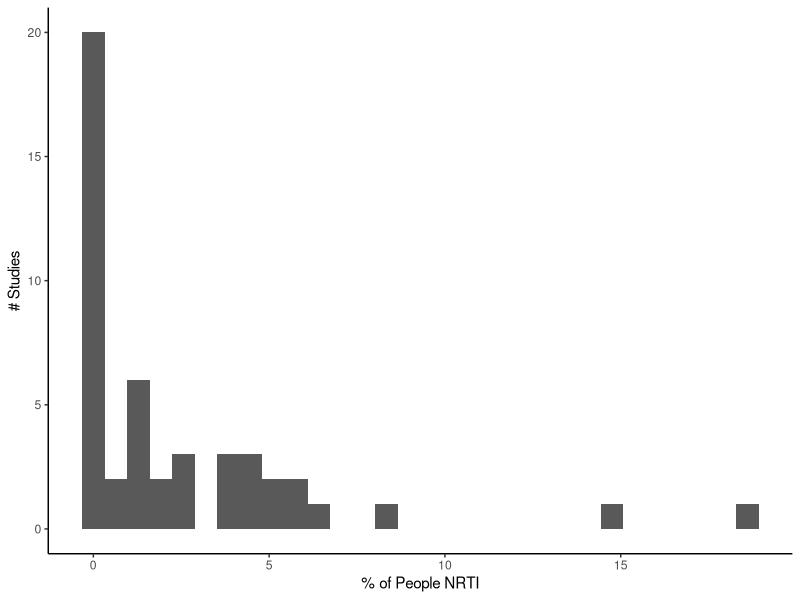
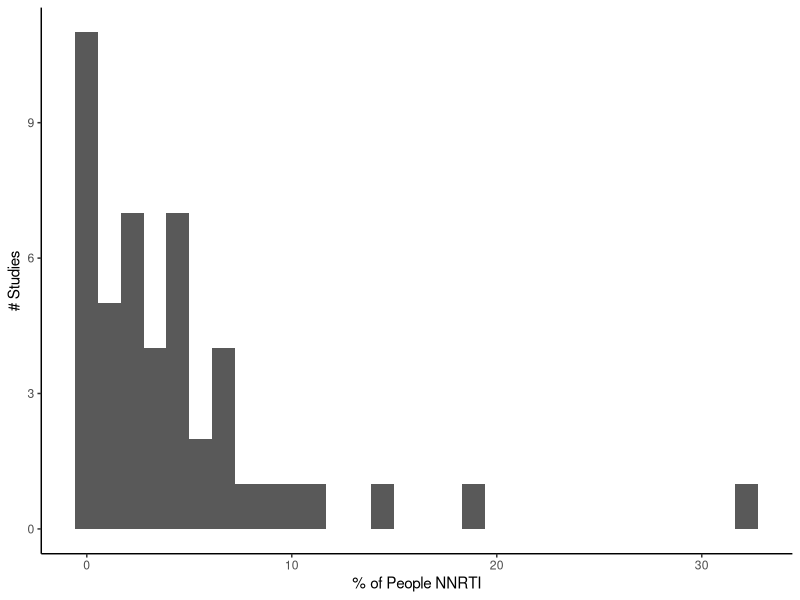
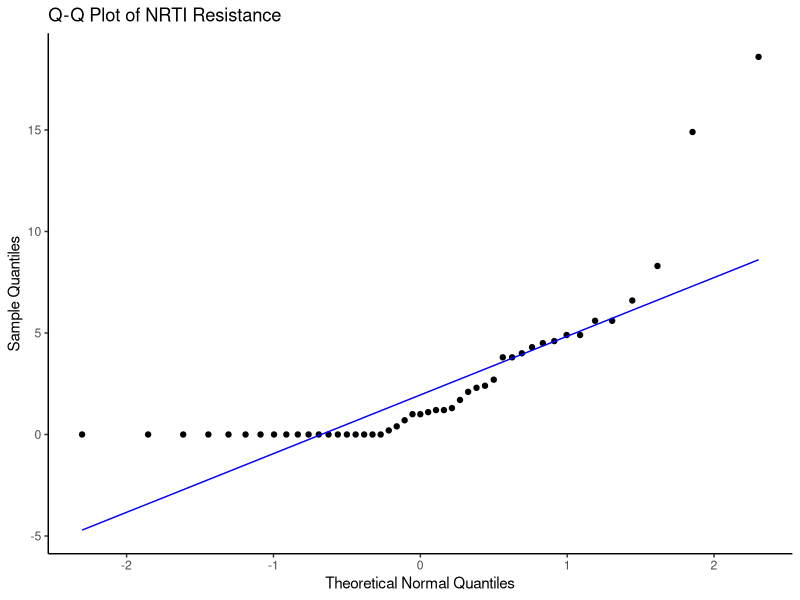
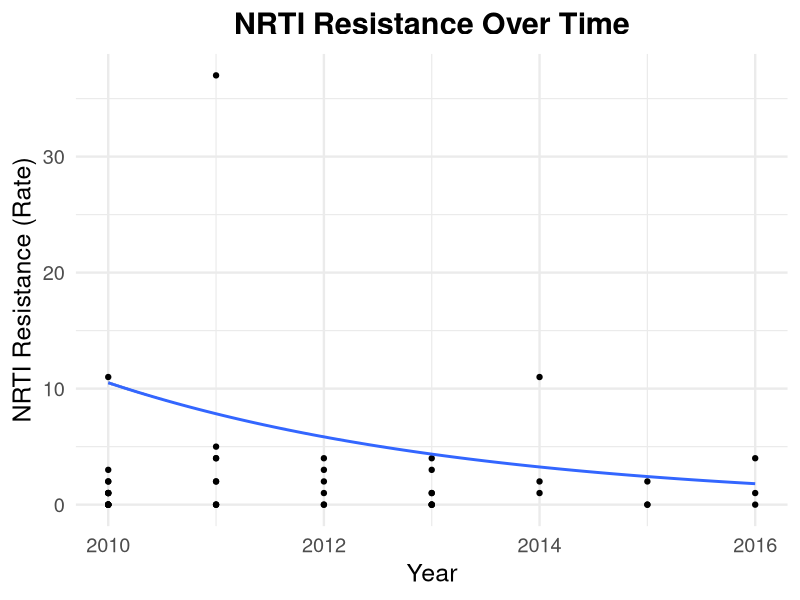
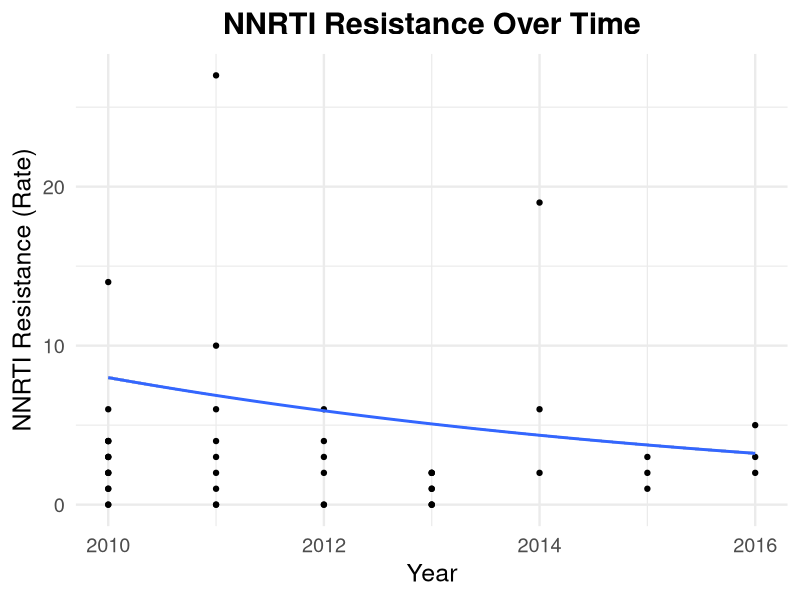
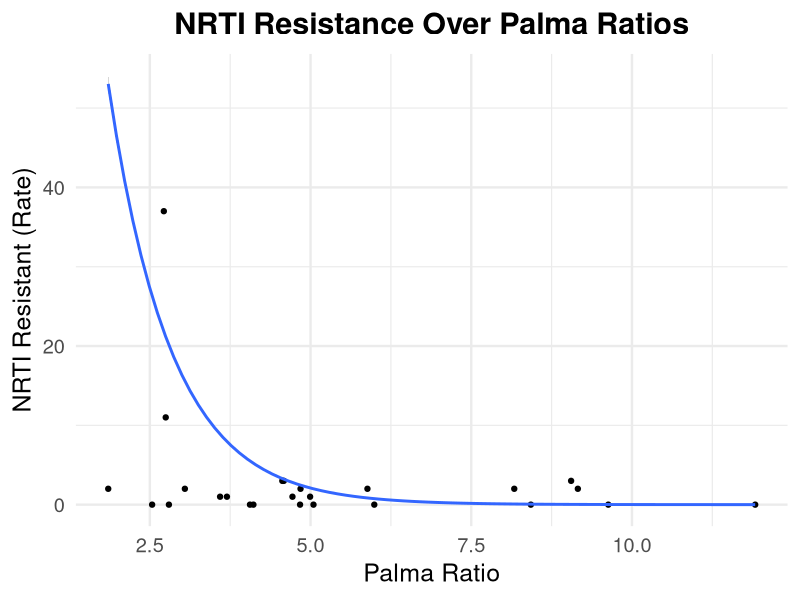
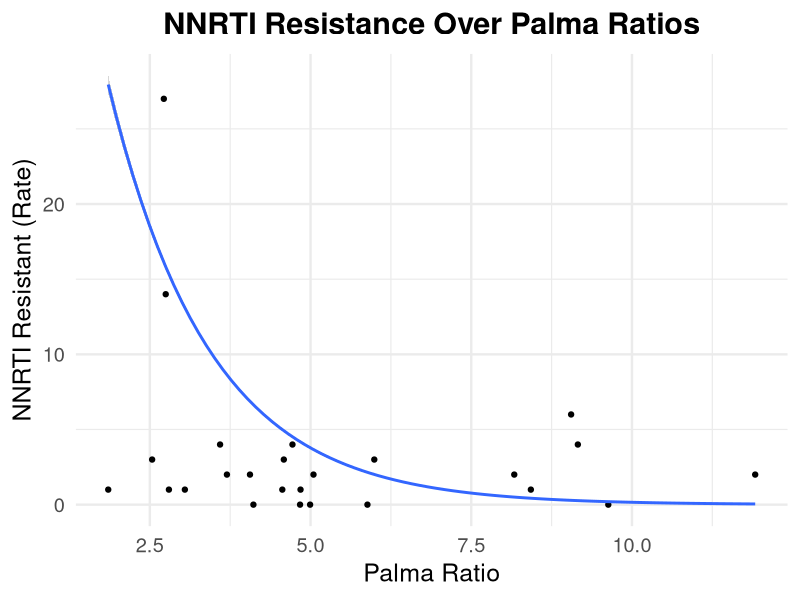

Write R code to recreate these figures, in order.
## ---- chunk 1
library(tidyverse)
resistance <- read.csv("../data/processed/Total_Resistance.csv")
country_resistance <- read.csv("../data/processed/Country_Avg_Resistance.csv")
## ---- chunk 2
resistance %>%
  ggplot(aes(x = NRTI)) +
  geom_histogram() +
  labs(
    x = "% of People NRTI",
    y = "# Studies"
  ) +
  theme_classic()
  resistance %>%
  ggplot(aes(x = NNRTI)) +
  geom_histogram() +
  labs(
    x = "% of People NNRTI",
    y = "# Studies"
  ) +
  theme_classic()
## ---- chunk 3
ggplot(resistance, aes(sample = NRTI)) +
  stat_qq() +
  geom_qq_line(col = "blue") +
  labs(title = "Q-Q Plot of NRTI Resistance", x = "Theoretical Normal Quantiles", y = "Sample Quantiles") +
  theme_classic()
## ---- chunk 4

ggplot(resistance, aes(x = Period, y = Num.NRTI)) +
  geom_point() +
  geom_smooth(
    method = "glm",
    method.args = list(family = poisson(link = "log")),
    formula = y ~ x,
    aes(weight = Num.People),   # accounts for study size
    se = TRUE
  ) +
  labs(
    title = "NRTI Resistance Over Time",
    x = "Year",
    y = "NRTI Resistance (Rate)"
  ) +
  theme_minimal(base_size = 18) +
  theme(
    plot.title = element_text(size = 22, face = "bold", hjust = 0.5)
  )
## ---- chunk 5
ggplot(resistance, aes(x = Period, y = Num.NNRTI)) +
  geom_point() +
  geom_smooth(
    method = "glm",
    method.args = list(family = poisson(link = "log")),
    formula = y ~ x,
    aes(weight = Num.People),   # accounts for study size
    se = TRUE
  ) +
  labs(
    title = "NNRTI Resistance Over Time",
    x = "Year",
    y = "NNRTI Resistance (Rate)"
  ) +
  theme_minimal(base_size = 18) +
  theme(
    plot.title = element_text(size = 22, face = "bold", hjust = 0.5)
  )
## ---- chunk 6

ggplot(country_resistance, aes(x = Palma.ratio..Pretax...Estimated., y = mean_Num.NRTI)) +
  geom_point() +
  geom_smooth(
    method = "glm",
    method.args = list(family = poisson(link = "log")),
    formula = y ~ x,
    aes(weight = mean_people),
    se = TRUE
  ) +
  labs(
    title = "NRTI Resistance Over Palma Ratios",
    x = "Palma Ratio",
    y = "NRTI Resistant (Rate)"
  ) +
  theme_minimal(base_size = 18) +
  theme(
    plot.title = element_text(size = 22, face = "bold", hjust = 0.5)
  )
## ---- chunk 7
ggplot(country_resistance, aes(x = Palma.ratio..Pretax...Estimated., y = mean_Num.NNRTI)) +
  geom_point() +
  geom_smooth(
    method = "glm",
    method.args = list(family = poisson(link = "log")),
    formula = y ~ x,
    aes(weight = mean_people),
    se = TRUE
  ) +
  labs(
    title = "NNRTI Resistance Over Palma Ratios",
    x = "Palma Ratio",
    y = "NNRTI Resistant (Rate)"
  ) +
  theme_minimal(base_size = 18) +
  theme(
    plot.title = element_text(size = 22, face = "bold", hjust = 0.5)
  )
